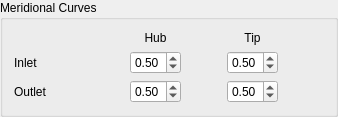
        <widget class="QGroupBox" name="groupBox_bezierNodes_2">
         <property name="sizePolicy">
          <sizepolicy hsizetype="Preferred" vsizetype="Preferred">
           <horstretch>0</horstretch>
           <verstretch>0</verstretch>
          </sizepolicy>
         </property>
         <property name="title">
          <string>Meridional Curves</string>
         </property>
         <layout class="QGridLayout" name="gridLayout_28">
          <item row="1" column="2">
           <widget class="QDoubleSpinBox" name="doubleSpinBox_hub_inlet_CP_2">
            <property name="maximum">
             <double>1.000000000000000</double>
            </property>
            <property name="singleStep">
             <double>0.010000000000000</double>
            </property>
            <property name="value">
             <double>0.500000000000000</double>
            </property>
           </widget>
          </item>
          <item row="0" column="2">
           <widget class="QLabel" name="label_105">
            <property name="sizePolicy">
             <sizepolicy hsizetype="Preferred" vsizetype="Maximum">
              <horstretch>0</horstretch>
              <verstretch>0</verstretch>
             </sizepolicy>
            </property>
            <property name="minimumSize">
             <size>
              <width>0</width>
              <height>0</height>
             </size>
            </property>
            <property name="text">
             <string>Hub</string>
            </property>
            <property name="alignment">
             <set>Qt::AlignCenter</set>
            </property>
           </widget>
          </item>
          <item row="1" column="0">
           <widget class="QLabel" name="label_102">
            <property name="sizePolicy">
             <sizepolicy hsizetype="Minimum" vsizetype="Preferred">
              <horstretch>0</horstretch>
              <verstretch>0</verstretch>
             </sizepolicy>
            </property>
            <property name="minimumSize">
             <size>
              <width>110</width>
              <height>0</height>
             </size>
            </property>
            <property name="text">
             <string>Inlet</string>
            </property>
           </widget>
          </item>
          <item row="1" column="3" rowspan="2">
           <spacer name="horizontalSpacer_16">
            <property name="orientation">
             <enum>Qt::Horizontal</enum>
            </property>
            <property name="sizeType">
             <enum>QSizePolicy::Minimum</enum>
            </property>
            <property name="sizeHint" stdset="0">
             <size>
              <width>40</width>
              <height>20</height>
             </size>
            </property>
           </spacer>
          </item>
          <item row="0" column="5">
           <widget class="QLabel" name="label_104">
            <property name="sizePolicy">
             <sizepolicy hsizetype="Preferred" vsizetype="Maximum">
              <horstretch>0</horstretch>
              <verstretch>0</verstretch>
             </sizepolicy>
            </property>
            <property name="minimumSize">
             <size>
              <width>0</width>
              <height>0</height>
             </size>
            </property>
            <property name="text">
             <string>Tip</string>
            </property>
            <property name="alignment">
             <set>Qt::AlignCenter</set>
            </property>
           </widget>
          </item>
          <item row="2" column="0">
           <widget class="QLabel" name="label_103">
            <property name="sizePolicy">
             <sizepolicy hsizetype="Minimum" vsizetype="Preferred">
              <horstretch>0</horstretch>
              <verstretch>0</verstretch>
             </sizepolicy>
            </property>
            <property name="minimumSize">
             <size>
              <width>110</width>
              <height>0</height>
             </size>
            </property>
            <property name="text">
             <string>Outlet</string>
            </property>
           </widget>
          </item>
          <item row="2" column="5">
           <widget class="QDoubleSpinBox" name="doubleSpinBox_tip_outlet_CP_2">
            <property name="maximum">
             <double>1.000000000000000</double>
            </property>
            <property name="singleStep">
             <double>0.010000000000000</double>
            </property>
            <property name="value">
             <double>0.500000000000000</double>
            </property>
           </widget>
          </item>
          <item row="1" column="5">
           <widget class="QDoubleSpinBox" name="doubleSpinBox_tip_inlet_CP_2">
            <property name="maximum">
             <double>1.000000000000000</double>
            </property>
            <property name="singleStep">
             <double>0.010000000000000</double>
            </property>
            <property name="value">
             <double>0.500000000000000</double>
            </property>
           </widget>
          </item>
          <item row="2" column="2">
           <widget class="QDoubleSpinBox" name="doubleSpinBox_hub_outlet_CP_2">
            <property name="maximum">
             <double>1.000000000000000</double>
            </property>
            <property name="singleStep">
             <double>0.010000000000000</double>
            </property>
            <property name="value">
             <double>0.500000000000000</double>
            </property>
           </widget>
          </item>
          <item row="1" column="6">
           <widget class="QLabel" name="label_112">
            <property name="sizePolicy">
             <sizepolicy hsizetype="Maximum" vsizetype="Preferred">
              <horstretch>0</horstretch>
              <verstretch>0</verstretch>
             </sizepolicy>
            </property>
            <property name="minimumSize">
             <size>
              <width>40</width>
              <height>0</height>
             </size>
            </property>
            <property name="text">
             <string/>
            </property>
           </widget>
          </item>
          <item row="2" column="6">
           <widget class="QLabel" name="label_113">
            <property name="sizePolicy">
             <sizepolicy hsizetype="Maximum" vsizetype="Preferred">
              <horstretch>0</horstretch>
              <verstretch>0</verstretch>
             </sizepolicy>
            </property>
            <property name="minimumSize">
             <size>
              <width>40</width>
              <height>0</height>
             </size>
            </property>
            <property name="text">
             <string/>
            </property>
           </widget>
          </item>
         </layout>
        </widget>
